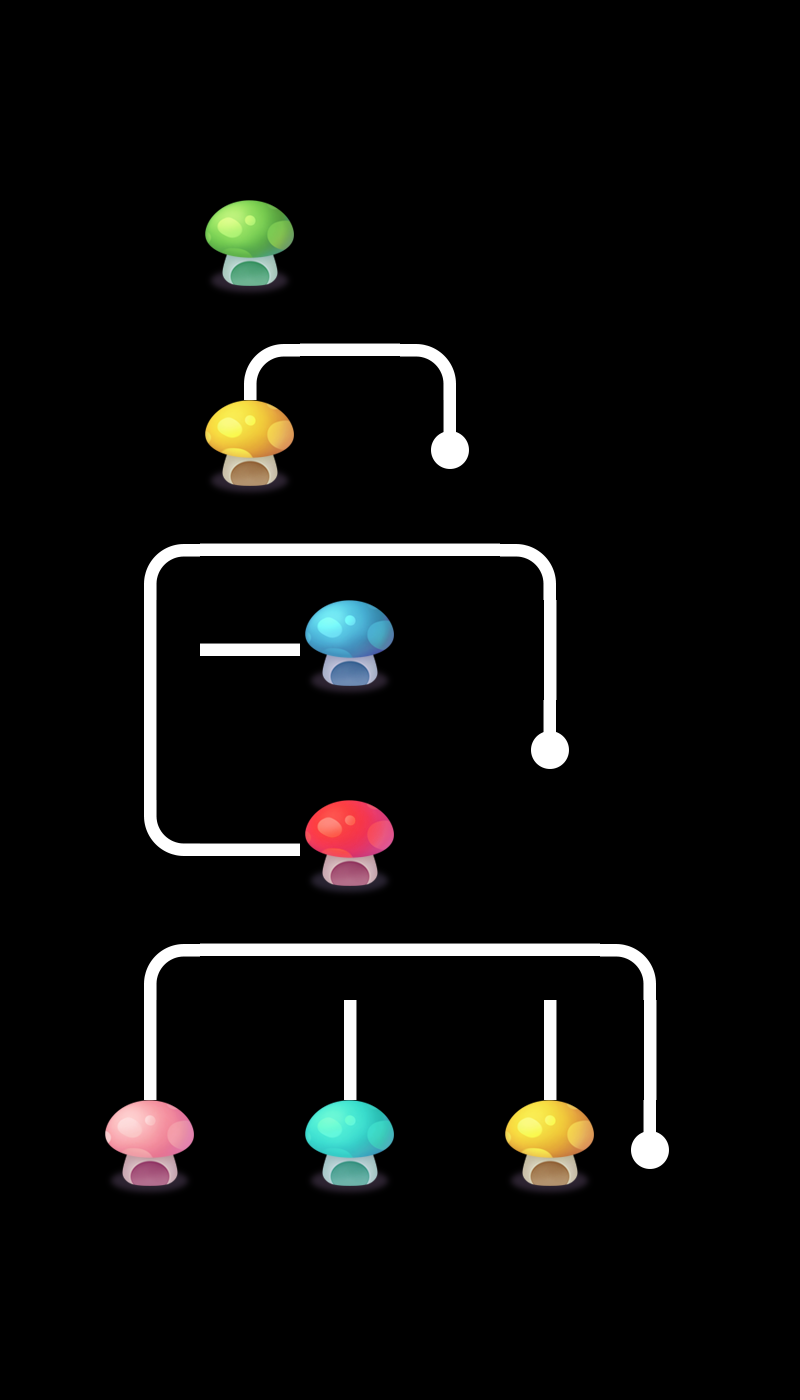

A level layout from a 2D game, rendered from its tile map. Below: a short description, then the map file with tile-grid data replaced by summaries:
An orthogonal 8x14 tile map with 100x100 px tiles, 3 tile layers (layer0, layer1, layer2), 3 tilesets and 4 objects.

<map version="1.0" orientation="orthogonal" renderorder="right-down" width="8" height="14" tilewidth="100" tileheight="100" nextobjectid="5">
 <tileset firstgid="1" name="tiled" tilewidth="100" tileheight="100">
  <image source="tiled.png" width="500" height="400" />
 </tileset>
 <tileset firstgid="21" name="tiled" tilewidth="100" tileheight="100">
  <image source="tiled.png" width="500" height="400" />
 </tileset>
 <tileset firstgid="41" name="tiled" tilewidth="100" tileheight="100">
  <image source="tiled.png" width="500" height="400" />
 </tileset>
 <layer name="layer0" width="8" height="14">
  <data>[112 cells, 6 non-empty, 6 distinct tile ids]</data>
 </layer>
 <layer name="layer1" width="8" height="14">
  <data>[112 cells, 14 non-empty, 8 distinct tile ids]</data>
 </layer>
 <layer name="layer2" width="8" height="14">
  <data>[112 cells, 14 non-empty, 8 distinct tile ids]</data>
 </layer>
 <objectgroup name="object1">
  <object id="1" x="221.212" y="324.242" width="57.5758" height="45.4545">
   <properties>
    <property name="id" value="0" />
   </properties>
  </object>
  <object id="2" x="121.212" y="627.273" width="60.6061" height="51.5152">
   <properties>
    <property name="id" value="1" />
   </properties>
  </object>
  <object id="3" x="318.182" y="930.303" width="57.5758" height="42.4242">
   <properties>
    <property name="id" value="2" />
   </properties>
  </object>
  <object id="4" x="521.212" y="924.242" width="54.5455" height="45.4545">
   <properties>
    <property name="id" value="3" />
   </properties>
  </object>
 </objectgroup>
</map>
